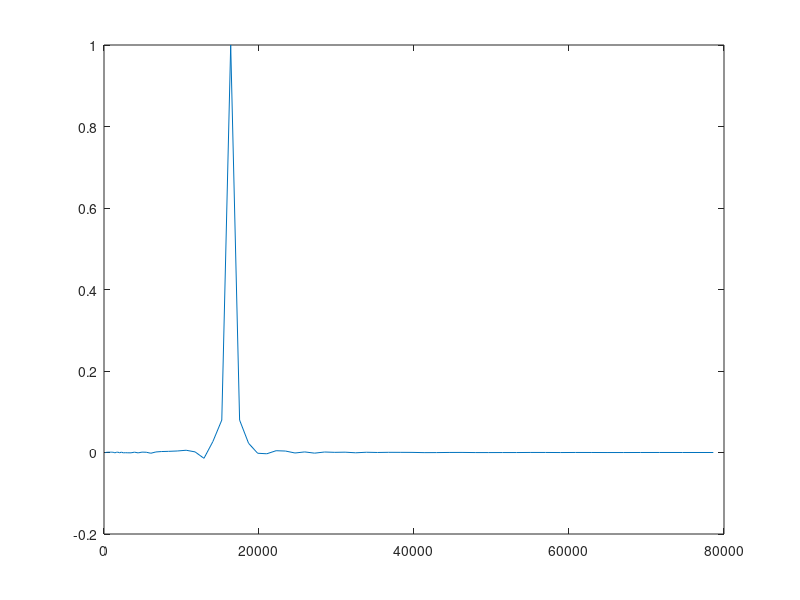
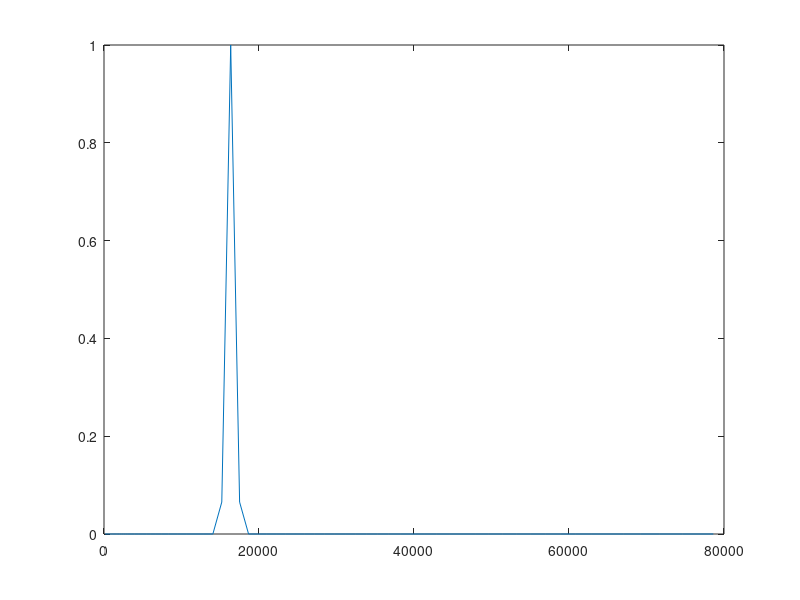

Write the MATLAB code that produced these figures, in order.
close all
clear
clc

pk = [1.50000000000000 2.63500000000000 4.01400000000000 5.67900000000000 7.76700000000000 10.4520000000000 ...
      13.9600000000000 18.5420000000000 24.4940000000000 32.1780000000000 42.0420000000000 54.6290000000000 ...
      70.5960000000000 90.7290000000000 115.998000000000 147.565000000000 186.788000000000 235.259000000000 ...
      294.832000000000 367.650000000000 456.169000000000 563.180000000000 691.832000000000 845.639000000000 ...
      1028.49200000000 1246.01500000000 1505.02500000000 1812.43500000000 2176.10100000000 2604.91100000000 ...
      3108.89100000000 3699.27100000000 4390.96600000000 5201.59100000000 6149.56600000000 7255.78600000000 ...
      8543.90200000000 10051.4380000000 11825.0020000000 13911.5030000000 16366.1530000000 19254.1040000000 ...
      22651.3550000000 26647.9080000000 31279.1580000000 35625.0080000000 39375.0080000000 43125.0080000000 ...
      46875.0080000000 50625.0080000000 54375.0080000000 58125.0120000000 61875.0160000000 65625.0160000000 ...
      68750.0160000000 71250.0160000000 73750.0160000000 76250.0000000000 78750.0000000000 81000.0160000000 ...
      82750.0230000000 84250.0080000000 85750.0080000000 87250.0080000000 88750.0000000000 90249.9920000000 ...
      91749.9920000000 93250.0080000000 94750.0000000000 96249.9840000000 97750.0000000000 99250.0080000000 ];
  
p0 = 101325;
L  = 0.0065;
T0 = 288.15;
g  = 9.80665;
M  = 0.0289644;
R  = 8.31447;
h = 1000*(T0/L).*( 1 - (pk./p0).^(R*L/g*M));

level = 38;

a = 1;
b = h(level);
c = 550; %vspread


f = a*exp(-((h-b).^2)/(2*c^2));

f = sinc(-((h-b).^2)/(2*c^2))

plot(h,f)

R_gas = 287.0;
T_ref = 270.0;
Grav = 9.8;
v_lengths = 550;

xfac = -0.5*(R_gas*T_ref/(Grav*v_lengths))^2;
x=log(pk(level)./pk);

f1 = exp(xfac*x.^2);




figure

plot(h,f1)